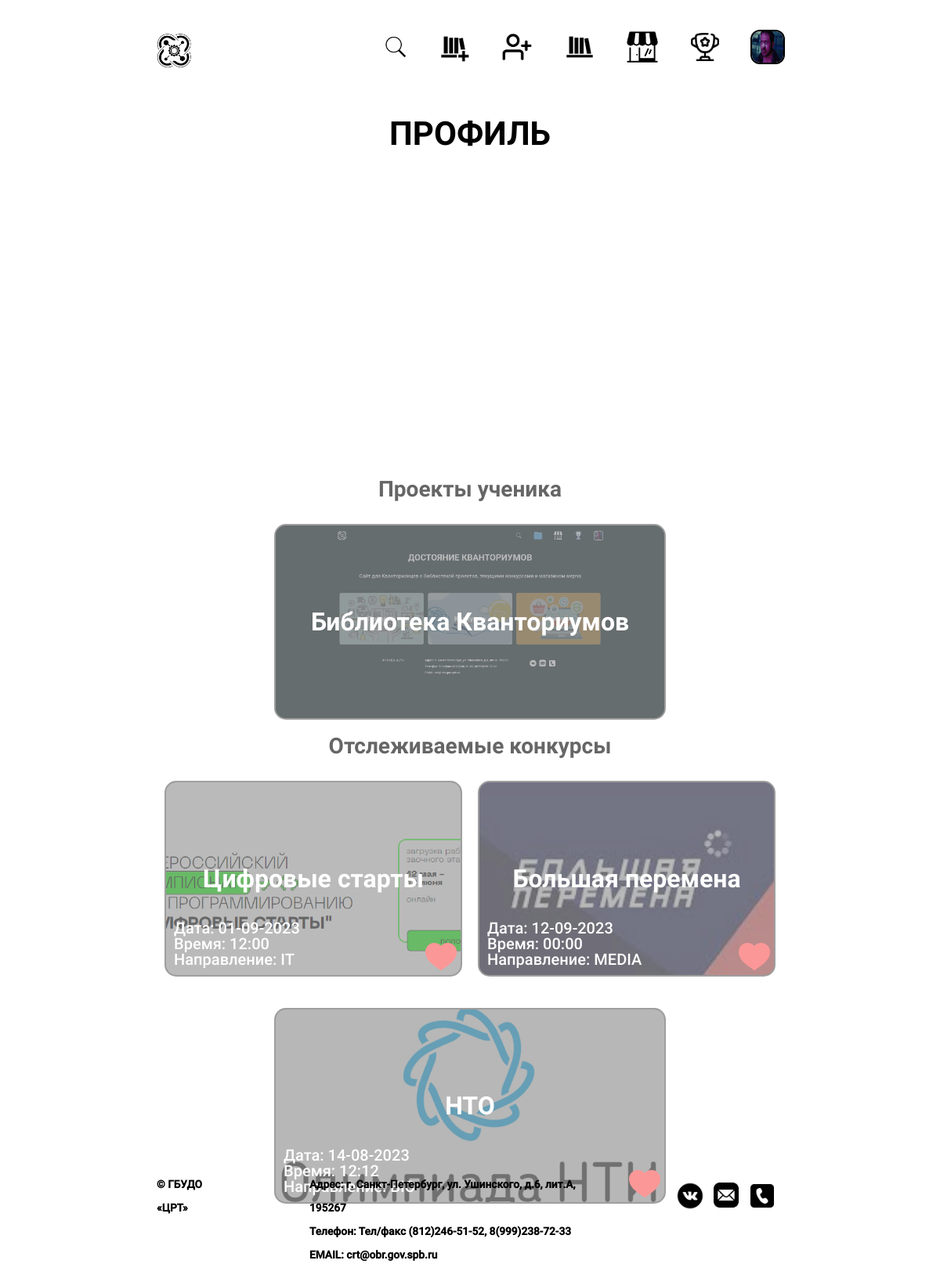
The app's page /account/1/ (signed in) with its own data.
### base/models.py (models this page shows, shortened)
class Account(models.Model):
    name = models.CharField(max_length=80)
    description = models.CharField(max_length=200)
    photo = models.ImageField(upload_to='photos/%Y/%m/%d/')
    age = models.IntegerField()
    email = models.EmailField(max_length=200)
    time_created = models.DateTimeField(auto_now_add=True)
    rank = models.IntegerField(default=0)
    login = models.CharField(max_length=40)
    password = models.CharField(max_length=40)
    score = models.IntegerField(default=0)
    contact = models.CharField(max_length=80, null=True)
    size = models.CharField(max_length=10)
    projects = models.ManyToManyField(Project, null=True, blank=True)
    city = models.CharField(max_length=255, default="none")
    favorite = models.ManyToManyField(Competitions, null=True, blank=True)
    class Meta:
        unique_together = ('email', 'login', 'password', 'age', 'name')

class Project(models.Model):
    kvantumType = models.TextChoices('kvantumType',
                                     'VR IT MEDIA IND-DESIGN ENERGY BIO NEURO NANO HI-TECH GEO AERO IND-ROBO')
    name = models.CharField(max_length=200, verbose_name="Название")
    kvantum = models.CharField(choices=kvantumType.choices, max_length=10, verbose_name="Квантум")
    face = models.ImageField(upload_to='images/', verbose_name="Лицевое изображение")
    description = models.TextField(verbose_name="Описание проекта")
    image = models.ManyToManyField("Image", null=True, blank=True, verbose_name="Дополнительные изображения")
    creators = models.ManyToManyField("Account", verbose_name="Создатели проектов")
    PDFdescription = models.FileField(upload_to ='pdf/', validators =[FileExtensionValidator(allowed_extensions=['pdf'])], null=True, blank=True)
    contact = models.CharField(max_length=200, verbose_name="Контакты", null=True)

class Competitions(models.Model):
    kvantumType = models.TextChoices('kvantumType',
                                     'VR IT MEDIA IND-DESIGN ENERGY BIO NEURO NANO HI-TECH GEO AERO IND-ROBO')
    name = models.CharField(max_length=200, verbose_name="Название")
    kvantum = models.CharField(choices=kvantumType.choices, max_length=10, verbose_name="Квантум")
    face = models.ForeignKey("Image", verbose_name="Обложка на главной странице", on_delete=models.CASCADE,
                             related_name='Image_Face_Comp', null=True, blank=True)
    description = models.TextField(verbose_name="Описание конкурса")
    images = models.ManyToManyField("Image", null=True, blank=True, verbose_name="Дополнительные изображения")
    contacts = models.CharField(max_length=250, verbose_name="Ссылка на конкурс")
    date = models.DateTimeField(auto_now=False, auto_now_add=False, default=None)
    current = models.BooleanField(default=True, verbose_name="Активный")

class Image(models.Model):
    name = models.CharField(max_length=50, verbose_name="Название изображения")
    image = models.ImageField(upload_to='images/', verbose_name="Изображение")

### base/views.py (the view)
# urls.py: path('account/<str:pk>/', views.account, name="account_home"),
def account(request, pk):
    d = request.session.get('id')
    type_acc = request.session['type']
    if type_acc=="teacher":
            tt = True
    else:
        tt = False
    d = "/" + str(d) + "/"
    if d in str(request.path):
        account = Account.objects.get(id=pk)
        account_ws = Account.objects.all()
        group = Group.objects.all()
        group = account.group_set.all()
        score = 0
        id_num = []
        rank_num = []
        for i in account_ws:
            id_num.append(i.id)
            rank_num.append(i.rank)
        slovar_id_rank = dict(zip(id_num, rank_num))
        sorted_dict = {}
        sorted_keys = sorted(slovar_id_rank, key=slovar_id_rank.get, reverse=True)  # [1, 3, 2]
        for w in sorted_keys:
                sorted_dict[w] = slovar_id_rank[w]
        a = 1
        for w in sorted_dict:
            bob = Account.objects.get(id=w)
            bob.score = a
            bob.save()
            a +=1
        context = {'account': account, 'type': tt, 'group': group}
        return render(request, 'base/account.html', context)
    else:
        return redirect('/login/')

### base/templates/base/account.html (shortened to what this page needs)
{% extends 'main.html' %}
{% load static %}
{% block title %}ПРОФИЛЬ{% endblock title %}
{% block content %}
    <div class="account-projects">
        <div class="account-projects__title">Проекты ученика</div>
            <div class="infoblock" id="id01">
                {% for project in account.projects.all %}
                    <div onclick="location.href='{% url 'project' project.id %}';" class="main_block account-projects__main-block">
                        <h2 class="h2Competitions">{{project.name}}</h2>
                        <img src="{{project.face.url}}" srcset="">
                    </div>
                {% endfor %}
        </div>
    </div>
    <div class="account-projects">
        <div class="account-projects__title">Отслеживаемые конкурсы</div>
            <div class="infoblock" id="id01">
                {% for competition in account.favorite.all %}
                    <div onclick="location.href='{{competition.contacts}}';" class="main_block account-projects__main-block">
                        <h2 class="h2Competitions">{{competition.name}}</h2>
                        <div class="main-block__additional__info">
                            <h2 class="h2Date">Дата: {{competition.date | date:'d-m-Y'}}</h2>
                            <h2 class="h2Date">Время: {{competition.date | date:'H:i'}}</h2>
                            <h2 class="h2Kvantum">Направление: {{competition.kvantum}}</h2>
                        </div>
                        <img src="{{competition.face.image.url}}" alt="{{competition.name}}" srcset="">
                        <div id="like_button{{competition.id}}" {% if competition in account.favorite.all %} class="main-block__button__liked" {% else %} class="main-block__button" {% endif %} data-catid="{{competition.id}}" onclick="event.cancelBubble=true;MyClick({{competition.id}});"></div>
                    </div>
                {% endfor %}
        </div>
    </div>
    {% endblock content %}

### templates/main.html (shortened to what this page needs)
<!DOCTYPE html>
{% load static %}
<head>
	<link href = "{% static 'fonts/stylesheet.css' %}" rel = "stylesheet" type = "text/css" >
	<link rel="stylesheet" type="text/css" href="{% static 'css/style.css' %}">
	<link rel="stylesheet" type="text/css" href="{% static 'css/style2.css' %}">
</head>
<body id="body">
	<div class="container">
		<header>
			<a href="{% url 'home' %}"><img src="{% static 'img/logo.svg' %}" class="logo"></a>
			<nav id="navbar" class="go_right">
				<div class="header__buttons">
					<form {% if competition %} action="{% url 'competitions' %}" {%else%} action="{% url 'projects' %}" {% endif %}method="get" class="search" id="search">
						<button style="height: 30px; width: 30px" type="button" id="search_button"><img src="{% static 'img/search.png' %}" style="height: 30px;"  alt=""></button>
					</form>
					{% if type %}
						<a href="/addproject/"><img class="shop-avatar" style=" width: 40px; height: 40px;" src="{% static 'img/addproject.svg'%}" alt="" srcset=""></a>
						<a href="/addaccount/"><img class="shop-avatar" style=" width: 40px; height: 40px;" src="{% static 'img/addStudent.svg'%}" alt="" srcset=""></a>
					{% endif %}
					<a href="/projects/"><img class="shop-avatar" style=" width: 40px; height: 40px;" src="{% static 'img/projects.svg'%}" alt="" srcset=""></a>
					<a href="/shop/"><img class="shop-avatar" style=" width: 40px; height: 40px;" src="{% static 'img/shop_icon.png'%}" alt="" srcset=""></a>
					<a href="/competitions/"><img class="shop-avatar" style=" width: 40px; height: 40px;" src="{% static 'img/competitions.svg'%}" alt="" srcset=""></a>
					<a href="/login/">
						{% if account.photo.url %}
							<img class="account-info__avatar" style="width: 40px; height: 40px; " src="{{account.photo.url}}" alt="" srcset="">
						{% else %}
							<img class="shop-avatar" style="width: 40px; height: 40px; box-shadow: 0 0 0 2px black;" src="{% static 'img/person.png' %}" alt="" srcset="">
						{% endif %}</a>
				</div>
			</nav>
			</header>
		<h1 class="heading" style="font-family: 'RobotoBold';">{% block title %}ПРОЕКТЫ КВАНТОРИАНЦЕВ{% endblock title %}</h1>
		{% block content %}
		{% endblock content %}
		{% include 'footer.html' %}
	</div>
</body>

### base/static/css/style.css (style rules this page uses)
button { background-color: #00000000; }
* { color: rgb(0, 0, 0); font-family: 'BankGothic RUSS'; font-weight: 500; font-style: normal; padding: 0; margin: 0; border: 0; }
*,*:before,*:after { -moz-box-sizing: border-box; -webkit-box-sizing: border-box; box-sizing: border-box; }
nav,footer,header,aside { display: block; }
html,body { background-color: rgb(255, 255, 255); height: 100%; width: 100%; font-size: 100%; line-height: 1; font-size: 14px; -ms-text-size-adjust: 100%; -moz-text-size-adjust: 100%; -webkit-text-size-adjust: 100%; }
input,button,textarea { font-family:inherit; }
button { cursor: pointer; }
a, a:visited { background-color: #00000000 ;text-decoration: none; }
img { vertical-align: top;pointer-events: none; }
h1,h2,h3,h4,h5,h6 { font-size:inherit;font-weight: 400; }
.container { margin: 10px 220px 0; }
header { justify-content: space-between; display: flex; padding: 20px 0 0 0; margin: 0; color: rgb(0, 0, 0); }
.logo { height: 113px; }
.header__buttons { display: flex; flex-direction: row; align-items: center; }
.header__buttons * { margin-left: calc(var(--index) * 1); }
.heading { background-color: rgba(0, 0, 0, 0); -webkit-animation-duration: 1s; animation-duration: 1s; -webkit-animation-fill-mode: both; animation-fill-mode: both; -webkit-animation-name: fadeOut; animation-name: fadeOut; padding-top: 50px; text-align: center; font-size: 3em; }
.h2Competitions { font-family: 'RobotoBold'; font-size: 24pt; }
a { z-index: 7; opacity: 1; position: relative; background-color: rgba(0, 0, 0, 0); font-size: 130%; margin: 10px 0; }
h2 { z-index: 7; opacity: 1; position: relative; background-color: rgba(0, 0, 0, 0); font-size: 130%; }
.main_block { position: relative; overflow:hidden; z-index: 1; display: flex; align-items: center; justify-content: center; flex-basis: 333px; flex-grow: 1; max-width: 500px; height: 250px; padding: 5px; margin: 20px 10px; font-size: 110%; opacity: 0.5; color: white; background-color: rgb(0, 0, 0); background-position:center center; background-size:cover; transform: translateY(100px); min-height: auto; vertical-align: top; border: 2px solid rgba(255, 255, 255, 0.37); border-radius: 15px; transition: all 0.4s; }
.main_block > h2 { color: white; }
.main_block > img { opacity: 0.55; position: absolute; top:50%; left:50%; transform:translate(-50%,-50%); width: 500px; height: 250px; object-fit:cover; }
.main_block > .main-block__additional__info > h2 { color: #ffffff; transition: all 0.4s; }
.infoblock { margin-top: 10px; display: flex; justify-content: center; flex-wrap: wrap; }
.main_block > h2 { text-align: center; }
@media (max-width: 1440px) { .container { margin: 10px 200px 0; } }

### base/static/css/style2.css (style rules this page uses)
* { padding: 0; margin: 0; box-sizing: border-box; font-family: 'RobotoMedium'; color: black; }
.logo { height: 50px; }
.heading { background-color: rgba(0, 0, 0, 0); -webkit-animation-duration: 1s; animation-duration: 1s; -webkit-animation-fill-mode: both; animation-fill-mode: both; -webkit-animation-name: fadeOut; animation-name: fadeOut; padding-top: 50px; text-align: center; font-size: 3em; }
.search { z-index: 9999; position: relative; left: 0; display: flex; align-items: center; transition: 0.4s; }
#search_button { transform: rotate(0deg); transition: 0.3s; margin-left: 0; }
.search > button > img { margin-left: 0; }
.account-info__avatar { box-shadow: 0 0 0 2px rgb(0, 0, 0); width: calc(var(--index) * 12); max-width: 300px; border-radius: 10px; }
.account-projects { transform: translateY(100px); opacity: .6; }
.account-projects__title { font-family: 'RobotoBold'; font-size: 2em; text-align: center; }
.account-projects__main-block { transform: translateY(0); opacity: 1; border: 2px solid rgba(255, 255, 255, 0.37); transition: all 0.4s; }
.main-block__button__liked { z-index: 8; flex: 0 0 17%; display: block; position: absolute; text-align: left; width: 50px; height: 50px; background-image: url(../img/heart-filled.png); background-repeat: no-repeat; background-size: contain; right: 0; bottom: 0; border-radius: 10px; transition: .2s; }
.main-block__additional__info { position:absolute; bottom: 10px; left: 10px; background: none; display: flex; flex-direction: column; align-items: left; }
.go_right { right: -100px !important; }
@media (max-width: 1440px) { .container { margin: 10px 200px 0; } }

### records on screen
Account: photo (picture)
Project: name "Библиотека Кванториумов", face (picture)
Competitions: name "Цифровые старты", date "01-09-2023", date "12:00", kvantum "IT", face.image (picture)
Competitions: name "Большая перемена", date "12-09-2023", date "00:00", kvantum "MEDIA", face.image (picture)
Competitions: name "НТО", date "14-08-2023", date "12:12", kvantum "BIO", face.image (picture)
